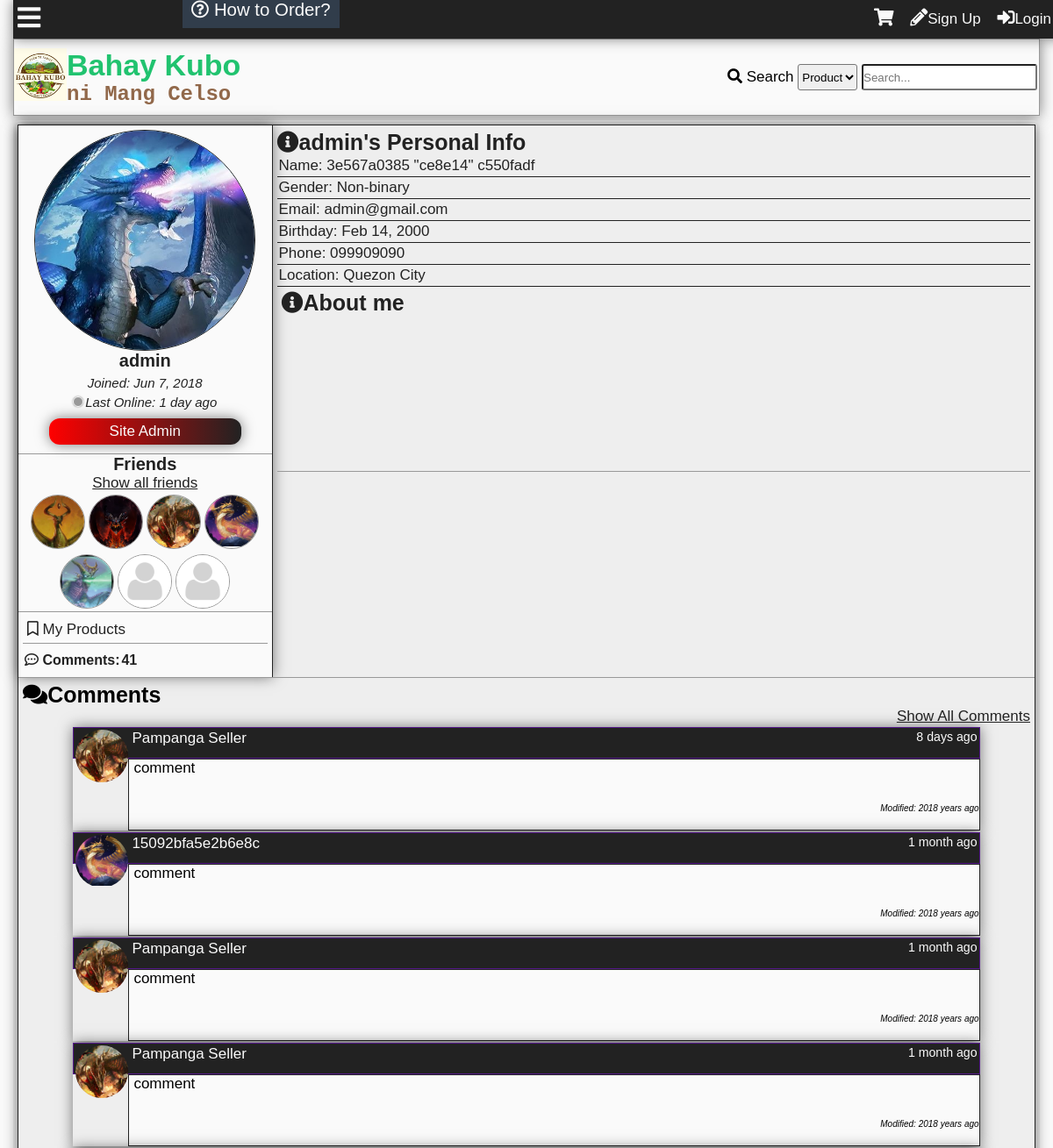
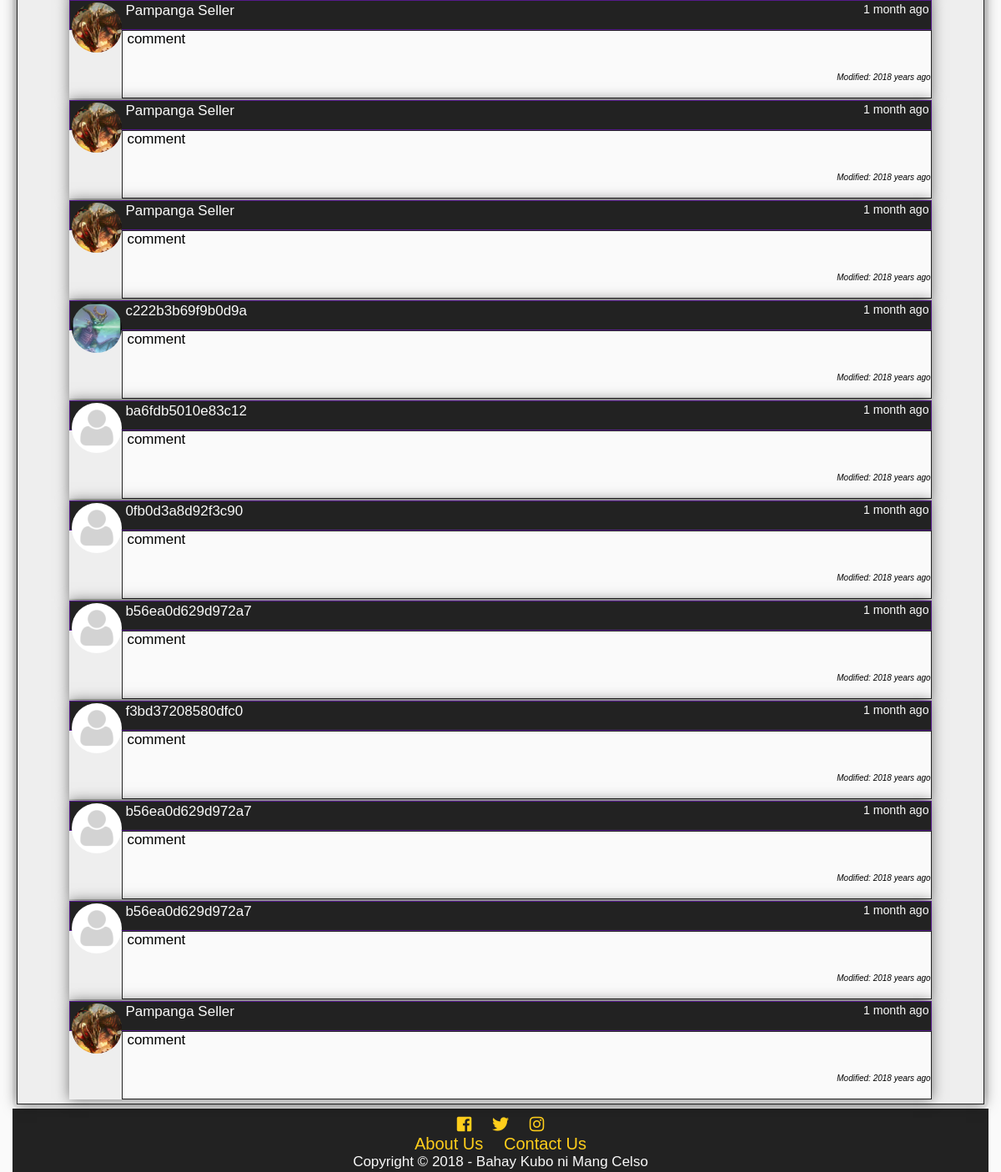
/profile.php?id=1, run on an earlier commit of the app's database (2 pictures, top to bottom).
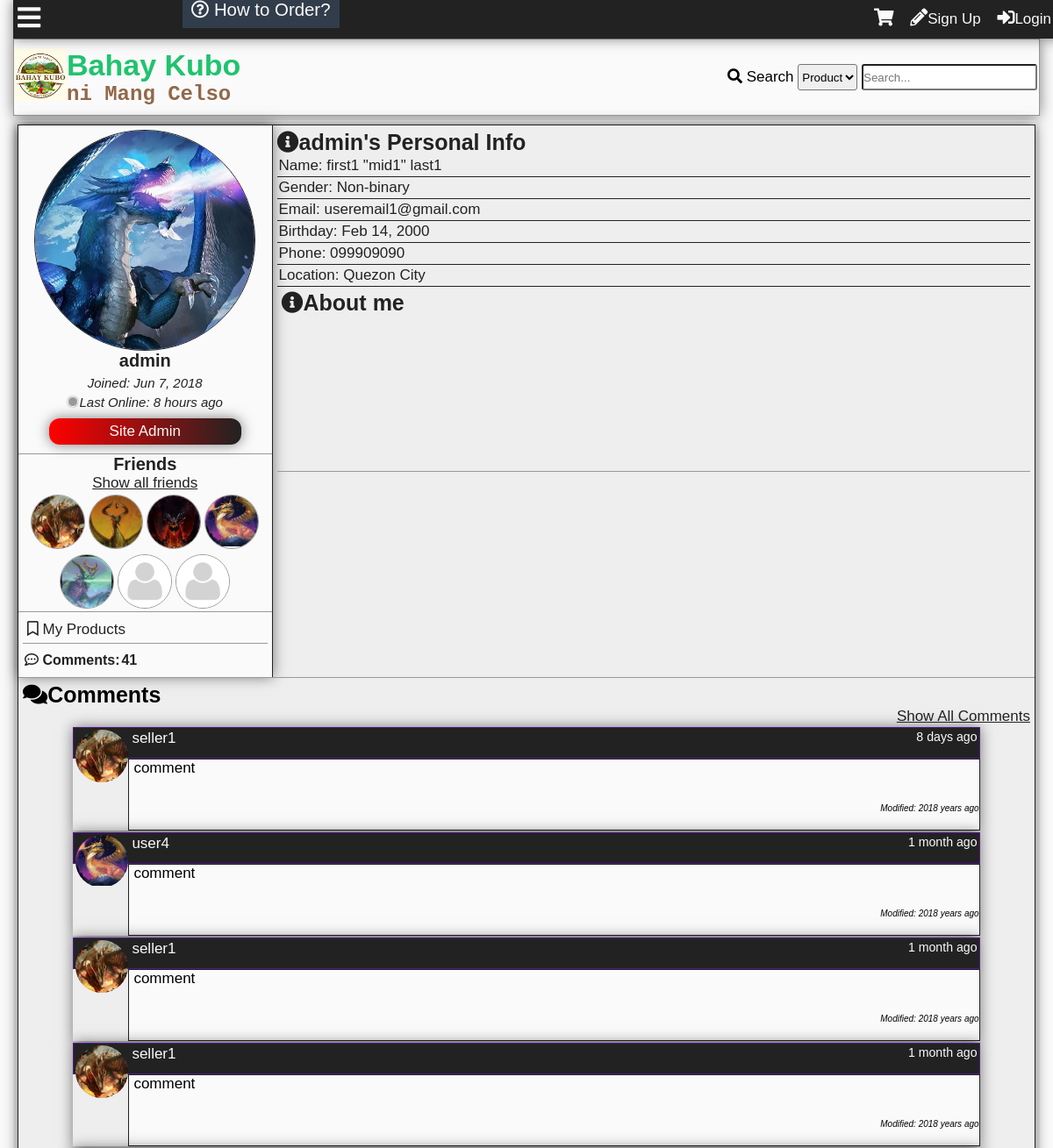
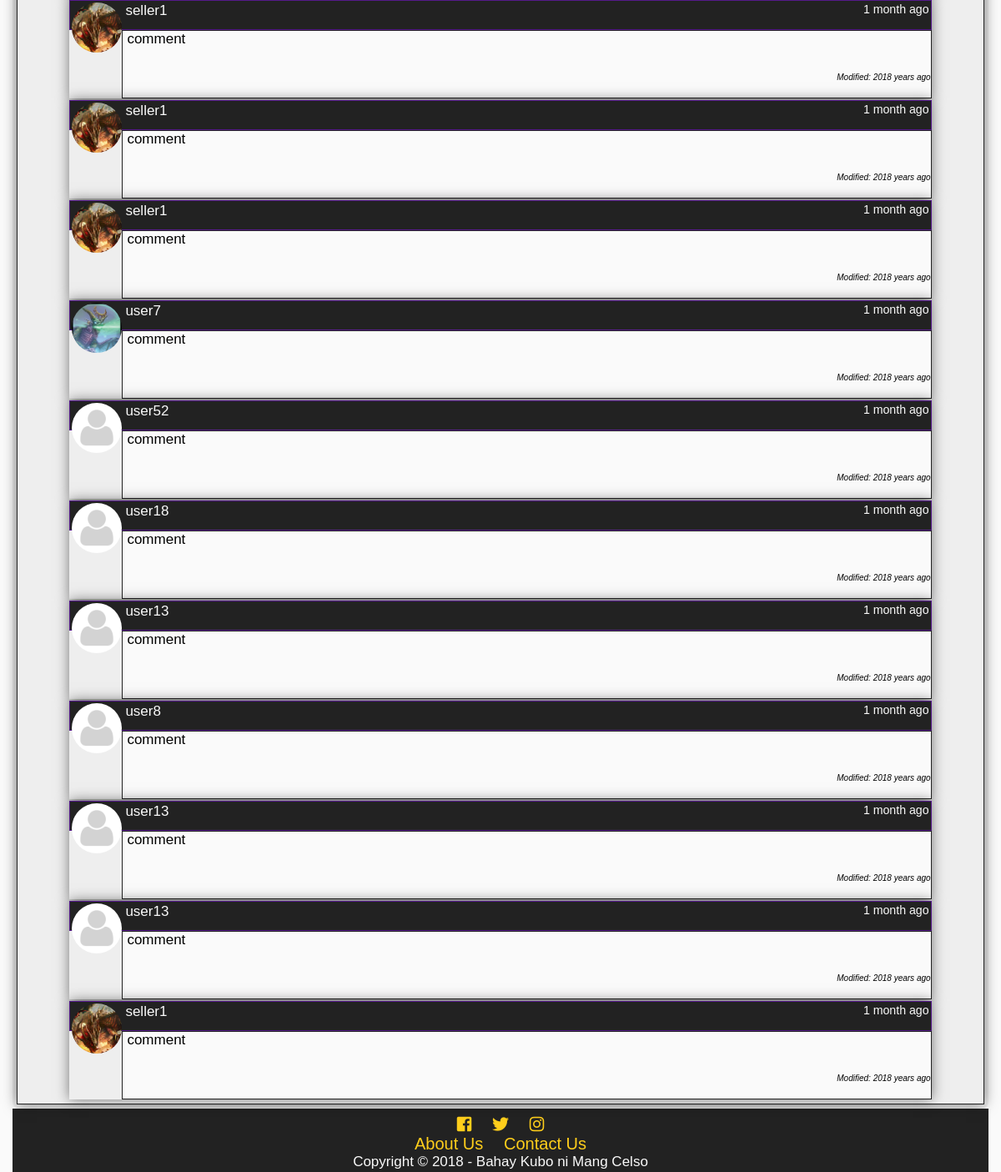
And on a later commit of the database (2 pictures, top to bottom).
### tables this page shows
CREATE TABLE `tbluser` (
  `userid` int(11) NOT NULL,
  `username` varchar(100) NOT NULL,
  `password` varchar(100) NOT NULL,
  `firstname` varchar(100) NOT NULL,
  `middlename` varchar(100) NOT NULL,
  `lastname` varchar(100) NOT NULL,
  `birthday` varchar(20) NOT NULL,
  `datecreated` timestamp NOT NULL DEFAULT '0000-00-00 00:00:00',
  `email` varchar(100) NOT NULL,
  `phone` varchar(100) NOT NULL,
  `location` varchar(255) NOT NULL,
  `usertypeid` int(11) NOT NULL,
  `access` int(11) NOT NULL,
  `imgpath` varchar(200) NOT NULL,
  `bio` text NOT NULL,
  `is_show_email` tinyint(1) NOT NULL,
  `gender` int(11) NOT NULL,
  `lastupdate` timestamp NOT NULL DEFAULT '0000-00-00 00:00:00',
  `lastonline` timestamp NOT NULL DEFAULT '0000-00-00 00:00:00',
  `profileviews` int(11) NOT NULL
);

CREATE TABLE `tblfriend` (
  `friendid` int(11) NOT NULL,
  `user1` int(11) NOT NULL,
  `user2` int(11) NOT NULL,
  `accepted` int(11) NOT NULL,
  `friendsince` date DEFAULT NULL
);

CREATE TABLE `tblcomment` (
  `commentid` int(11) NOT NULL,
  `userid` int(11) NOT NULL,
  `receiver` int(11) NOT NULL,
  `comment` text NOT NULL,
  `dateposted` datetime NOT NULL DEFAULT '0000-00-00 00:00:00',
  `modified` timestamp NULL DEFAULT NULL ON UPDATE CURRENT_TIMESTAMP
);

### profile.php (the view, shortened to what this page needs)
<?php
	include'functions.php';
	require_once'connection.php';
	if(isset($_GET['id'])){
		$id = $_GET['id'];
		$sql="SELECT userid,username,firstname,middlename,lastname,birthday,datecreated,email,phone,location,usertypeid,imgpath,bio,is_show_email,gender,lastonline,profileviews FROM tbluser WHERE userid='$id'";
		$result=$conn->query($sql);
		$rows=$result->fetch_object();
		$id=$rows->userid;
		$user=$rows->username;
		$firstname=$rows->firstname;
		$lastname=$rows->lastname;
		$datecreated=date("M j, Y", strtotime($rows->datecreated));
		$email=$rows->email;
		$usertype=$rows->usertypeid;
		$email_access=$rows->is_show_email;
		$online=$rows->lastonline;
		$time=time();
		$middlename=$rows->middlename;
		if($rows->birthday==0){
			$birthday='';
		}else{
			$birthday=date("M j, Y", strtotime($rows->birthday));
		}
		$phone=$rows->phone;
		$location=$rows->location;
		$image=$rows->imgpath;
		$gender=$rows->gender;
	}
?>
<!DOCTYPE html>
<html lang="en">
<head>
    <link rel="stylesheet" href="css/style.css">
  	<link rel="stylesheet" href="css/fontawesome-all.css">
</head>
<body onscroll="scrollOpacity()">
	<div class="main-container">
	<?php
		addheader();
	?>
		<div class="other-content">
			<div class="user-grid">
				<div class="left-grid">
					<div class="profile-pic-wrap">
						<?php
							if($image){
								$image= '<img src="'.$image.'"/>';
							}else if(!$image){
								$image='<img src="img/default.png" />';
							}
							echo $image;
						?>
					</div>
					<div class="user-header">
						<?php
							echo'<h1>
							'.$user.'
							</h1>
							<h3>Joined: '.$datecreated.'</h3>';
							if($time-strtotime($online)< 300){
								echo'<h5><font color="green"><div class="online"></div>Online</font></h5>';
							} else{
								echo'<h3><div class="offline"></div>Last Online: '.time_elapsed_string($online).'</h3>';
							}
							if($usertype==1){
								echo'<p id="user-default">User</p>';
							}else if ($usertype==2){
								echo'<p id="user-bot">Bot</p>';
							}else if ($usertype==3){
								echo'<p id="user-seller">Seller</p>';
							}else if ($usertype==4){
								echo'<p id="user-siteadmin">Site Admin</p>';
							}
						?>
					</div>
					<div class="friends">
						<h1>Friends</h1>
						<a href="profilefriends.php?id=<?php echo $id; ?>"><p class="black">Show all friends</p></a>
<?php
$sql="SELECT tbluser.userid,user1,user2,username,imgpath FROM tblfriend
LEFT JOIN tbluser
	ON userid=user1 or userid=user2
 WHERE (user1='$id' or user2='$id') AND accepted=2 AND userid!='$id'
 ORDER BY lastonline DESC LIMIT 12";
$result=$conn->query($sql);
while($rows=$result->fetch_object()){
$userid=$rows->userid;
$username=$rows->username;
$imgpath=$rows->imgpath;
if($imgpath==''){
	$imgpath='img/default.png';
}
	echo'<div class="friends-tn">
			<a title="'.$username.'" href="profile.php?id='.$userid.'"><img src="'.$imgpath.'"></a>
		</div>';
}
?>
					</div>
					<div class="dashboard">
						<ul>
						<?php
if($usertype==3 or $usertype==4){
echo'<li><a href="myproducts.php?id='.$id.'"><i class="far fa-bookmark"></i> My Products</a></li>';
}
						echo'</ul>
						<table id="profilestats">';
						$sql="SELECT commentid FROM tblcomment WHERE userid = '$id'";
						$result=$conn->query($sql);
						$count = $result->num_rows;
						$sql="SELECT commentannid FROM tblcommentann WHERE userid = '$id'";
						$result=$conn->query($sql);
						$count2 = $result->num_rows;
						$total = $count + $count2;
						echo'<tr>
						<th><i class="far fa-comment-dots"></i> Comments:</th>
						<th>'.number_format($total).'</th>
						</tr>';
						echo'</table>';
						?>
					</div>
				</div>
				<div class="right-grid">
					<div class="user-info">
						<?php
							echo'<h1><i class="fas fa-info-circle"></i>'.$user.'\'s Personal Info</h1>
							<ul>';
							if($middlename==''){
								echo'<li>Name: '.$firstname.' '.$lastname.'</li>';
							}else{
								echo'<li>Name: '.$firstname.' "'.$middlename.'" '.$lastname.'</li>';
							}
							if($gender==1){
								echo'<li>Gender: Male </li>';
							} else if ($gender==2){
								echo'<li>Gender: Female </li>';
							} else if($gender==3){
								echo'<li>Gender: Non-binary </li>';
							}else{
								echo'<li>Gender: </li>';
							}
							if($email_access==0){
								echo'<li>Email:</li>';
							}else{
								echo'<li>Email: '.$email.'</li>';
							}
							echo'<li>Birthday: '.$birthday.'</li>
							<li>Phone: '.$phone.'</li>
							<li>Location: '.nl2br($location).'</li>
							</ul>';
						?>
						<div class="biography">
							<h1><i class="fas fa-info-circle"></i>About me</h1>
							<p>
							</p>
						</div>
					</div>
					</div>
					<div class="comment-grid">
					<div id="profile-comments">
						<h1><i class="fas fa-comments"></i>Comments</h1>
						<p align="right"><a id="allcom" href="profilecomments.php?id=<?php echo $id ?>">Show All Comments</a></p>
<?php
	$sql3="SELECT commentid,tblcomment.userid,username,comment,dateposted,imgpath,modified FROM tblcomment
	LEFT JOIN tbluser
		ON tblcomment.userid = tbluser.userid
	WHERE receiver='$id'
	ORDER BY commentid DESC
	LIMIT 15";
	$result3=$conn->query($sql3);
	while($rows2=$result3->fetch_object()){
		$Cid=$rows2->commentid;
		$Cuid=$rows2->userid;
		$Cuser=$rows2->username;
		$Ccomment=$rows2->comment;
		$dateposted=$rows2->dateposted;
		$Cimg=$rows2->imgpath;
		$modified=$rows2->modified;
		if($Cimg==''){
			$Cimg='img/default.png';
		}
		if($modified==0){
			$modified='';
		}else{
			$modified='<i>Modified: '.time_elapsed_string($modified).'</i>';
		}
		echo'<div id="comment'.$Cid.'" class="comment-box">
		<div class="comment-header">
		<a class="cm-user" href="profile.php?id='.$Cuid.'">
		<div class="comment-tn">
		<img src="'.$Cimg.'">
		</div>
		'.$Cuser.'</a>
		<small>'.time_elapsed_string($dateposted).'</small>
		</div>
		<div class="comment-body">
		<div class="com-container"><p class="comment-cm">'.createlink(nl2br($Ccomment)).'</p>
		</div>
			<p class="modified">'.$modified.'</p>';
		echo'
		</div>
		</div>';
	}
?>
					</div>
				</div>
				</div>
		</div>
		<?php
			addfooter();
		?>
	</div>
</body>
</html>

### functions.php (shortened to what this page needs)
<?php
function addheader(){
	echo'<header id="main-header">
			<div class="grid-header">
				<div class="box1">
					<a href="index.php">
						<div class="logo">
							<img src="img/logo.jpg">
						</div>
						<div id="header-text">
						<h1 id="first-text">Bahay Kubo</h1><br>
							<h2 id="second-text"> ni Mang Celso</h2>
						</div>
					</a>
				</div>
				<div class="box2">';
						search_function();
				echo'</div>
				<div class="modal2">
				</div>
				<div id="search-dropdown">
				</div>
			</div>
		</header>
		<div class="subheader">
			<div class="subgrid">
				<div class="svg">
					<p class="open-slide" onclick="openSlideMenu()">
						<i class="fas fa-bars"></i>
					</p>
				</div>
				<div class="nav">
					<a id="How-to" href="about.php#how-to-order"><i class="far fa-question-circle"></i> How to Order?</a>
				</div>
				<div class="profile-grid">';
						session_button();
				echo'</div>
			</div>
		</div>
	';
}
function addfooter(){
	echo'<footer id="main-footer">
			<div class="container">
				<a target="_blank" title="Like us on Facebook" href="https://www.facebook.com/BahayKuboniMangCelso/?ref=page_internal"><i class="fab fa-facebook-square"></i></a>
				<a target="_blank" title="Follow us on Twitter" href="https://twitter.com/"><i class="fab fa-twitter"></i></a>
				<a target="_blank" title="Follow us on Instagram" href="https://www.instagram.com/?hl=ens"><i class="fab fa-instagram"></i></a>
				<p><a href="about.php">About Us</a>
				<a href="contact.php">Contact Us</a>
				</p>
				<p>Copyright &copy; '.date('Y').' - <span id="company">Bahay Kubo ni Mang Celso</span></p>
			</div>
		</footer>';
}
function time_elapsed_string($datetime, $full = false) {
    $now = new DateTime;
    $ago = new DateTime($datetime);
    $diff = $now->diff($ago);
    $string = array(
        'y' => 'year',
        'm' => 'month',
        'd' => 'day',
        'h' => 'hour',
        'i' => 'minute',
        's' => 'second',
    );
    foreach ($string as $k => &$v) {
        if ($diff->$k) {
            $v = $diff->$k . ' ' . $v . ($diff->$k > 1 ? 's' : '');
        } else {
            unset($string[$k]);
        }
    }
    if (!$full) $string = array_slice($string, 0, 1);
    return $string ? implode(', ', $string) . ' ago' : 'just now';
}
function createlink($string){
$url = '~(?:(https?)://([^\s<]+)|(www\.[^\s<]+?\.[^\s<]+))(?<![\.,:])~i';
$string = preg_replace($url, '<a href="$0" target="_blank" title="$0">$0</a>', $string);
return $string;
}
function session_button(){
	$conn = mysqli_connect ("localhost", "root", "", "itsproject");
	echo '<div id="top-total" onclick="showCartPanel()">';
	echo'</div>
	<div id="cart-panel" onmouseleave="hideCartPanel()">
		<h1 onclick="hideCartPanel()" class="close-heading">Shopping Cart <i style="float:right; padding-right:10px" class="fas fa-times"></i></h1>
		<div id="shopping-cart-content"></div>
	</div>
	<i class="fas fa-shopping-cart button" onclick="showCartPanel()"></i>';
	if(isset($_SESSION['id'])){
	$id=$_SESSION['id'];
		$sql="SELECT imgpath FROM tbluser WHERE userid=".$id."";
		$result=$conn->query($sql);
		$row=$result->fetch_object();
		$tn_image=$row->imgpath;
		if($tn_image==''){
			$tn_image='img/default.png';
		}
$sql="SELECT pmid FROM tblpm WHERE receiverid='$id' AND checked=0 GROUP BY senderid";
$result=$conn->query($sql);
$count=$result->num_rows;
		echo'<a class="button" title="Check your messages" href="inbox.php?id='.$_SESSION["id"].'"><i class="far fa-envelope"></i><span id="pmnum">'.$count.'</span></a>';
$sql="SELECT notifid FROM tblnotif
	WHERE receiverid='$id' and checked=0
	";
$result=$conn->query($sql);
$count=$result->num_rows;
		echo'<a class="button" id="notifbtn" title="Check your notifications" onclick="showNotif()""><i class="far fa-bell"></i><span id="notifnum">'.$count.'</span></a>
		<a class="button" href=profile.php?id='.$_SESSION['id'].'>
		'.$_SESSION["name"].'\'s Profile<div class="top-tn"><img src="'.$tn_image.'""></div></a>';
		echo'<div id="notifdrop">
		Notifications
		<ul>';
$sql="SELECT notifid,tblnotif.userid,username,imgpath,receiverid,notifdate,notiftype,checked,details,details2 FROM tblnotif
	LEFT JOIN tbluser
		ON tblnotif.userid=tbluser.userid
	WHERE receiverid='$id'
	ORDER BY notifid DESC
	LIMIT 10";
$result=$conn->query($sql);
$count=$result->num_rows;
if($count==0){
	echo'<li>No notifications yet...</li>';
}else{
while($rows=$result->fetch_object())
{
$nid=$rows->notifid;
$uid=$rows->userid;
$uname=$rows->username;
$rid=$rows->receiverid;
$date=time_elapsed_string($rows->notifdate);
$type=$rows->notiftype;
$imgpath=$rows->imgpath;
$uname=$rows->username;
$details=$rows->details;
$details2=$rows->details2;
if(!$imgpath){
	$imgpath='img/default.png';
}
if($type==1){
	echo'<li><div class="comment-tn">
				<img src="'.$imgpath.'">
			</div> <a class="n1" href="profile.php?id='.$uid.'">'.$uname.'</a> <a class="n2" href="profile.php?id='.$_SESSION['id'].'#comment'.$details.'"> has commented on your profile '.$date.'</a></li>';
} else if($type==2){
	if ($details2==1){
	echo'<li><div class="comment-tn">
				<img src="'.$imgpath.'">
			</div>
			 <a class="n1" href="profile.php?id='.$uid.'">'.$uname.'</a> has sent a friend request '.$date.'<br>
		<div id="fr-'.$nid.'"><a class="fr-yes" onclick="friendyes(this)" value="'.$nid.'">Yes</a> <a class="fr-no" onclick="friendno(this)" value="'.$nid.'">No</a>
		</div>
		</li>';
	} else if($details2==2){
		echo'<li><div class="comment-tn">
				<img src="'.$imgpath.'">
			</div>
			 <a class="n1" href="profile.php?id='.$uid.'">'.$uname.'</a> has sent a friend request '.$date.'<br>
		<div id="fr-'.$nid.'">
			Request Accepted
		</div>
		</li>';
	} else if($details2==3){
		echo'<li><div class="comment-tn">
				<img src="'.$imgpath.'">
			</div>
			 <a class="n1" href="profile.php?id='.$uid.'">'.$uname.'</a> has sent a friend request '.$date.'<br>
		<div id="fr-'.$nid.'">
			Request Denied
		</div>
		</li>';
	}
}else if ($type==3){
	echo'<li><i class="fas fa-ban banned"></i> Sorry, your profile picture has been removed.<br>
	Please read the rules and guidelines.</li>';
}else if ($type==4){
	echo'<li> Your order has been <span style="color:green;"><b>approved</b></span><br>'.$date.'.<br>
	Order No. <a class="black" href="search.php?criteria=3&search-text='.$details.'"><b>'.$details.'</a></b></li>';
}else if ($type==5){
	echo'<li> Your order has been <span style="color:red;"><b>rejected</b></span><br>'.$date.'.<br>
	Order No. <a class="black" href="search.php?criteria=3&search-text='.$details.'"><b>'.$details.'</a></b></li>';
}else if ($type==6){
	echo'<li> Your order has been <span style="color:red;"><b>cancelled</b></span><br>'.$date.'.<br>
	Order No. <a class="black" href="search.php?criteria=3&search-text='.$details.'"><b>'.$details.'</a></b></li>';
}else if ($type==7){
	echo'<li> <div class="comment-tn">
				<img src="'.$imgpath.'">
			</div>
			 <a class="n1" href="profile.php?id='.$uid.'">'.$uname.'</a> has place an order '.$date.'.<br>
	Order No. <a class="black" href="search.php?criteria=3&search-text='.$details.'"><b>'.$details.'</b></a></li>';
}
}
}
		echo'<center><a id="seeallnotif" href="notification.php">See all notifications</a></center>
		</ul>
		</div>';
	}else{
		echo'<div id="notifnum"></div><div id="pmnum"></div>
		<a href ="register.php" class="button"><i class="fas fa-pencil-alt"></i></i>Sign Up</a>
		<a id="modalBtn" class="button"><i class="fas fa-sign-in-alt"></i>Login</a>';
	}
}
function search_function(){
	echo'
		<form action="search.php" method="get">
			<i class="fas fa-search"></i>
			<label>Search</label>
			<select name="criteria" id="criteria">
				<option value="1">Product</option>';
			echo'<option value="2">User</option>
			</select>
			<input type="text" onkeyup="searchdropdown()" required name="search-text" placeholder="Search..." id="search-text" autocomplete="off">
		</form>
	';
}

What changed in the data, as far as the page shows it:
changed tbluser "admin": lastonline "1 day ago" → "8 hours ago"; firstname "3e567a0385" → "first1"; middlename "ce8e14" → "mid1"; lastname "c550fadf" → "last1"; email "admin@gmail.com" → "useremail1@gmail.com"
shown differently, row unchanged: tblfriend (number 1 of 7 on the later page): moves up the list
changed through a linked row, tblcomment "8 days ago": userid.username "Pampanga Seller" → "seller1"
changed through a linked row, tblcomment: userid.username "15092bfa5e2b6e8c" → "user4"
changed through a linked row, tblcomment (number 3 of 15 on the later page): userid.username "Pampanga Seller" → "seller1"
changed through a linked row, tblcomment (number 4 of 15 on the later page): userid.username "Pampanga Seller" → "seller1"
changed through a linked row, tblcomment (number 5 of 15 on the later page): userid.username "Pampanga Seller" → "seller1"
changed through a linked row, tblcomment (number 6 of 15 on the later page): userid.username "Pampanga Seller" → "seller1"
changed through a linked row, tblcomment (number 7 of 15 on the later page): userid.username "Pampanga Seller" → "seller1"
changed through a linked row, tblcomment: userid.username "c222b3b69f9b0d9a" → "user7"
changed through a linked row, tblcomment: userid.username "ba6fdb5010e83c12" → "user52"
changed through a linked row, tblcomment: userid.username "0fb0d3a8d92f3c90" → "user18"
changed through a linked row, tblcomment (number 11 of 15 on the later page): userid.username "b56ea0d629d972a7" → "user13"
changed through a linked row, tblcomment: userid.username "f3bd37208580dfc0" → "user8"
changed through a linked row, tblcomment (number 13 of 15 on the later page): userid.username "b56ea0d629d972a7" → "user13"
changed through a linked row, tblcomment (number 14 of 15 on the later page): userid.username "b56ea0d629d972a7" → "user13"
changed through a linked row, tblcomment (number 15 of 15 on the later page): userid.username "Pampanga Seller" → "seller1"
